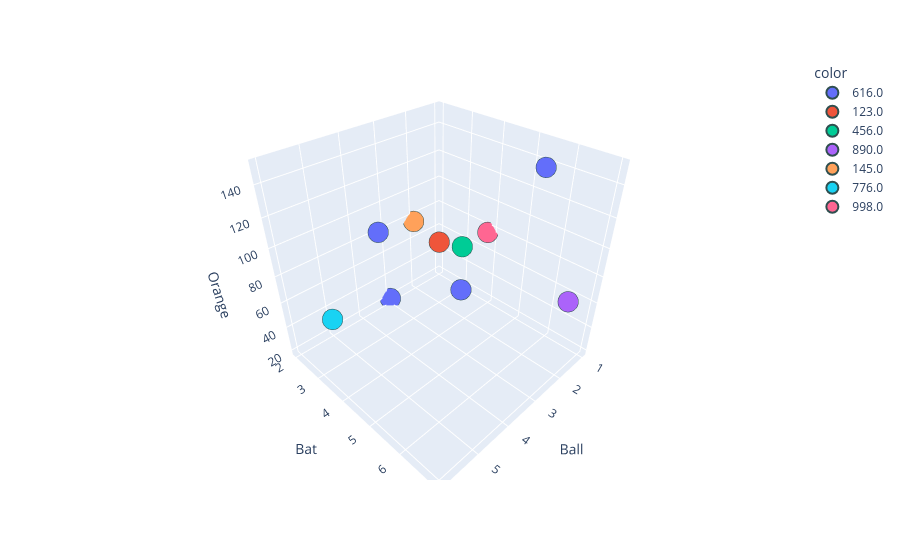

Notebook source saved alongside this figure:
### Code cell
import plotly.express as px
fig = px.scatter_3d(df, x='Ball', y='Bat', z='Orange',
                    color=df['Price'].astype(str)) # Keeps color discrete
fig.update_traces(marker=dict(size=12,
                              line=dict(width=2,
                                        color='DarkSlateGrey')),
                  selector=dict(mode='markers'))

fig.show()

### Figure 1 — Plotly figure (JSON) as saved in the notebook; plotly's stock layout.template omitted (floating-point values rounded to 4 significant figures)
{"data": [{"hovertemplate": "color=616.0<br>Ball=%{x}<br>Bat=%{y}<br>Orange=%{z}<extra></extra>", "legendgroup": "616.0", "marker": {"color": "#636efa", "line": {"color": "DarkSlateGrey", "width": 2}, "size": 12, "symbol": "circle"}, "mode": "markers", "name": "616.0", "scene": "scene", "showlegend": true, "type": "scatter3d", "x": [3.0, 2.0, 4.0, 2.0], "y": [2.0, 3.833, 3.0, 6.0], "z": [20.0, 40.0, 100.0, 150.0]}, {"hovertemplate": "color=123.0<br>Ball=%{x}<br>Bat=%{y}<br>Orange=%{z}<extra></extra>", "legendgroup": "123.0", "marker": {"color": "#EF553B", "line": {"color": "DarkSlateGrey", "width": 2}, "size": 12, "symbol": "circle"}, "mode": "markers", "name": "123.0", "scene": "scene", "showlegend": true, "type": "scatter3d", "x": [2.0], "y": [3.0], "z": [70.0]}, {"hovertemplate": "color=456.0<br>Ball=%{x}<br>Bat=%{y}<br>Orange=%{z}<extra></extra>", "legendgroup": "456.0", "marker": {"color": "#00cc96", "line": {"color": "DarkSlateGrey", "width": 2}, "size": 12, "symbol": "circle"}, "mode": "markers", "name": "456.0", "scene": "scene", "showlegend": true, "type": "scatter3d", "x": [2.0], "y": [3.833], "z": [76.0]}, {"hovertemplate": "color=890.0<br>Ball=%{x}<br>Bat=%{y}<br>Orange=%{z}<extra></extra>", "legendgroup": "890.0", "marker": {"color": "#ab63fa", "line": {"color": "DarkSlateGrey", "width": 2}, "size": 12, "symbol": "circle"}, "mode": "markers", "name": "890.0", "scene": "scene", "showlegend": true, "type": "scatter3d", "x": [2.0], "y": [7.0], "z": [76.0]}, {"hovertemplate": "color=145.0<br>Ball=%{x}<br>Bat=%{y}<br>Orange=%{z}<extra></extra>", "legendgroup": "145.0", "marker": {"color": "#FFA15A", "line": {"color": "DarkSlateGrey", "width": 2}, "size": 12, "symbol": "circle"}, "mode": "markers", "name": "145.0", "scene": "scene", "showlegend": true, "type": "scatter3d", "x": [2.0], "y": [2.0], "z": [76.0]}, {"hovertemplate": "color=776.0<br>Ball=%{x}<br>Bat=%{y}<br>Orange=%{z}<extra></extra>", "legendgroup": "776.0", "marker": {"color": "#19d3f3", "line": {"color": "DarkSlateGrey", "width": 2}, "size": 12, "symbol": "circle"}, "mode": "markers", "name": "776.0", "scene": "scene", "showlegend": true, "type": "scatter3d", "x": [6.0], "y": [3.833], "z": [76.0]}, {"hovertemplate": "color=998.0<br>Ball=%{x}<br>Bat=%{y}<br>Orange=%{z}<extra></extra>", "legendgroup": "998.0", "marker": {"color": "#FF6692", "line": {"color": "DarkSlateGrey", "width": 2}, "size": 12, "symbol": "circle"}, "mode": "markers", "name": "998.0", "scene": "scene", "showlegend": true, "type": "scatter3d", "x": [1.0], "y": [3.833], "z": [76.0]}], "layout": {"legend": {"title": {"text": "color"}, "tracegroupgap": 0}, "margin": {"t": 60}, "scene": {"domain": {"x": [0, 1], "y": [0, 1]}, "xaxis": {"title": {"text": "Ball"}}, "yaxis": {"title": {"text": "Bat"}}, "zaxis": {"title": {"text": "Orange"}}}}}
